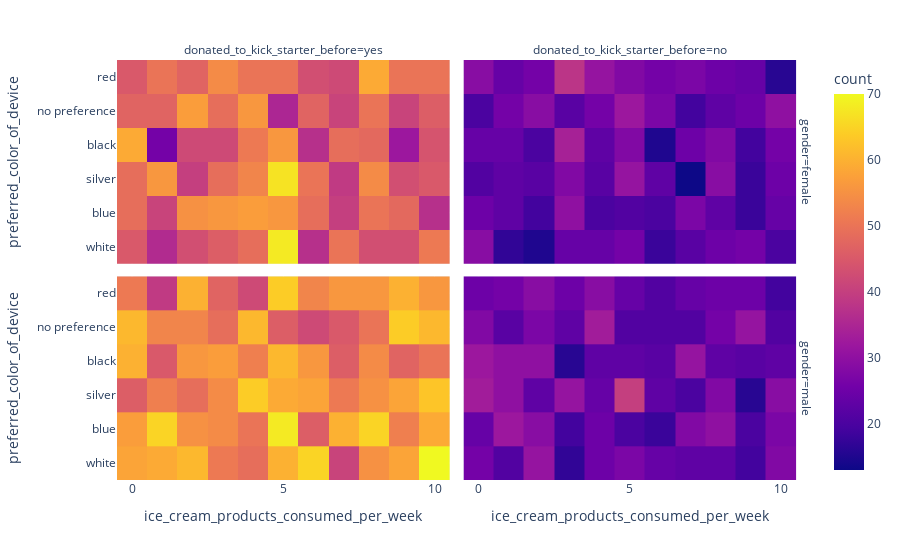

Source (notebook cell):
### Code cell
import plotly.express as px
fig = px.density_heatmap(df1, x='ice_cream_products_consumed_per_week', facet_col='donated_to_kick_starter_before', facet_row='gender', y='preferred_color_of_device')
fig

### Figure 1 — Plotly figure (JSON) as saved in the notebook; plotly's stock layout.template omitted (floating-point values rounded to 4 significant figures; data arrays with more than 128 entries replaced by an {"elided": "..."} marker saying what was removed)
{"data": [{"coloraxis": "coloraxis", "hovertemplate": "gender=female<br>donated_to_kick_starter_before=yes<br>ice_cream_products_consumed_per_week=%{x}<br>preferred_color_of_device=%{y}<br>count=%{z}<extra></extra>", "name": "", "type": "histogram2d", "x": {"elided": "3136 int values"}, "xaxis": "x3", "xbingroup": "x", "y": {"elided": "3136 str values"}, "yaxis": "y3", "ybingroup": "y"}, {"coloraxis": "coloraxis", "hovertemplate": "gender=female<br>donated_to_kick_starter_before=no<br>ice_cream_products_consumed_per_week=%{x}<br>preferred_color_of_device=%{y}<br>count=%{z}<extra></extra>", "name": "", "type": "histogram2d", "x": {"elided": "1590 int values"}, "xaxis": "x4", "xbingroup": "x", "y": {"elided": "1590 str values"}, "yaxis": "y4", "ybingroup": "y"}, {"coloraxis": "coloraxis", "hovertemplate": "gender=male<br>donated_to_kick_starter_before=yes<br>ice_cream_products_consumed_per_week=%{x}<br>preferred_color_of_device=%{y}<br>count=%{z}<extra></extra>", "name": "", "type": "histogram2d", "x": {"elided": "3620 int values"}, "xaxis": "x", "xbingroup": "x", "y": {"elided": "3620 str values"}, "yaxis": "y", "ybingroup": "y"}, {"coloraxis": "coloraxis", "hovertemplate": "gender=male<br>donated_to_kick_starter_before=no<br>ice_cream_products_consumed_per_week=%{x}<br>preferred_color_of_device=%{y}<br>count=%{z}<extra></extra>", "name": "", "type": "histogram2d", "x": {"elided": "1654 int values"}, "xaxis": "x2", "xbingroup": "x", "y": {"elided": "1654 str values"}, "yaxis": "y2", "ybingroup": "y"}], "layout": {"annotations": [{"font": {}, "showarrow": false, "text": "donated_to_kick_starter_before=yes", "x": 0.24, "xanchor": "center", "xref": "paper", "y": 1, "yanchor": "bottom", "yref": "paper"}, {"font": {}, "showarrow": false, "text": "donated_to_kick_starter_before=no", "x": 0.74, "xanchor": "center", "xref": "paper", "y": 1, "yanchor": "bottom", "yref": "paper"}, {"font": {}, "showarrow": false, "text": "gender=male", "textangle": 90, "x": 0.98, "xanchor": "left", "xref": "paper", "y": 0.2425, "yanchor": "middle", "yref": "paper"}, {"font": {}, "showarrow": false, "text": "gender=female", "textangle": 90, "x": 0.98, "xanchor": "left", "xref": "paper", "y": 0.7575, "yanchor": "middle", "yref": "paper"}], "coloraxis": {"colorbar": {"title": {"text": "count"}}, "colorscale": [[0, "#0d0887"], [0.1111, "#46039f"], [0.2222, "#7201a8"], [0.3333, "#9c179e"], [0.4444, "#bd3786"], [0.5556, "#d8576b"], [0.6667, "#ed7953"], [0.7778, "#fb9f3a"], [0.8889, "#fdca26"], [1, "#f0f921"]]}, "legend": {"tracegroupgap": 0}, "margin": {"t": 60}, "xaxis": {"anchor": "y", "domain": [0, 0.48], "title": {"text": "ice_cream_products_consumed_per_week"}}, "xaxis2": {"anchor": "y2", "domain": [0.5, 0.98], "matches": "x", "title": {"text": "ice_cream_products_consumed_per_week"}}, "xaxis3": {"anchor": "y3", "domain": [0, 0.48], "matches": "x", "showticklabels": false}, "xaxis4": {"anchor": "y4", "domain": [0.5, 0.98], "matches": "x", "showticklabels": false}, "yaxis": {"anchor": "x", "domain": [0, 0.485], "title": {"text": "preferred_color_of_device"}}, "yaxis2": {"anchor": "x2", "domain": [0, 0.485], "matches": "y", "showticklabels": false}, "yaxis3": {"anchor": "x3", "domain": [0.515, 1], "matches": "y", "title": {"text": "preferred_color_of_device"}}, "yaxis4": {"anchor": "x4", "domain": [0.515, 1], "matches": "y", "showticklabels": false}}}
